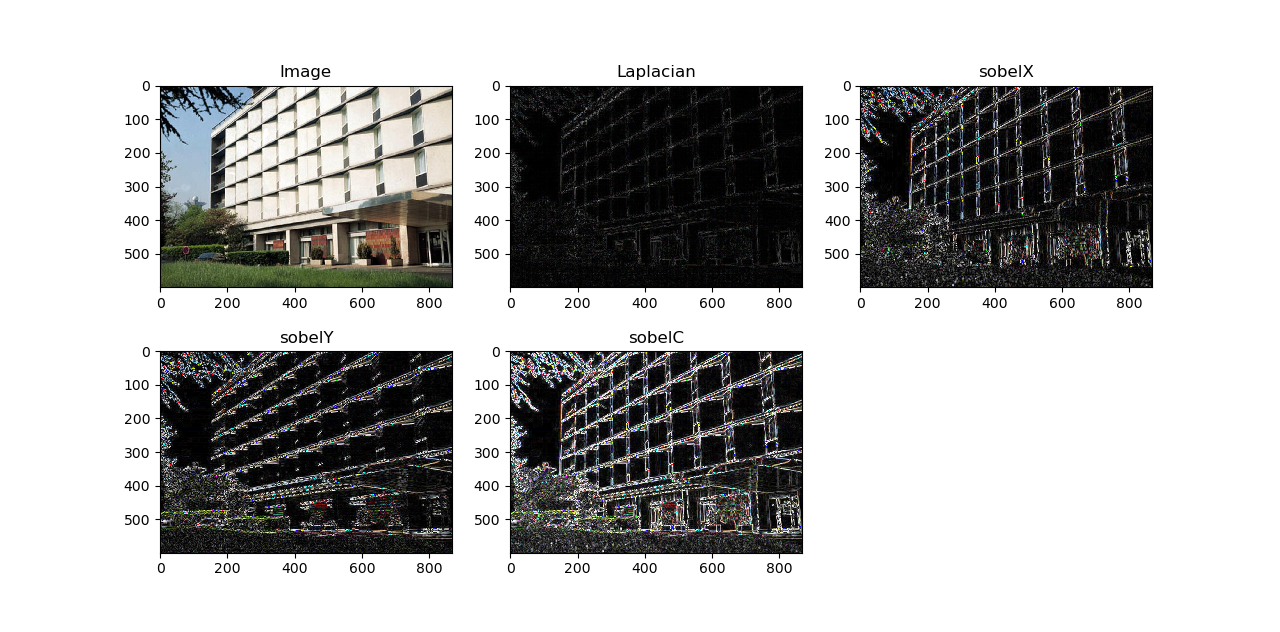

Here is the Python script that generated this plot:
#Edge Detection using Laplacian and Sobel Methods
import cv2
import numpy as np
from matplotlib import pyplot as plt

img=cv2.imread('building.jpg')
h=img.shape[0]
w=img.shape[1]
print(h,w)

img=cv2.cvtColor(img,cv2.COLOR_BGR2RGB)

lap=cv2.Laplacian(img,cv2.CV_64F)
sobelX=cv2.Sobel(img,cv2.CV_64F,1,0)
sobelY=cv2.Sobel(img,cv2.CV_64F,0,1)

lap=np.uint8(np.absolute(lap))
sobelX=np.uint8(np.absolute(sobelX))
sobelY=np.uint8(np.absolute(sobelY))
sobelC=cv2.bitwise_or(sobelX,sobelY)

titles=['Image','Laplacian','SobelX','SobelY','SobelC']
images=[img,lap,sobelX,sobelY,sobelC]

for i in range(5):
    plt.subplot(2,3,i+1),plt.imshow(images[i])
    plt.title(titles[i])

plt.show()
